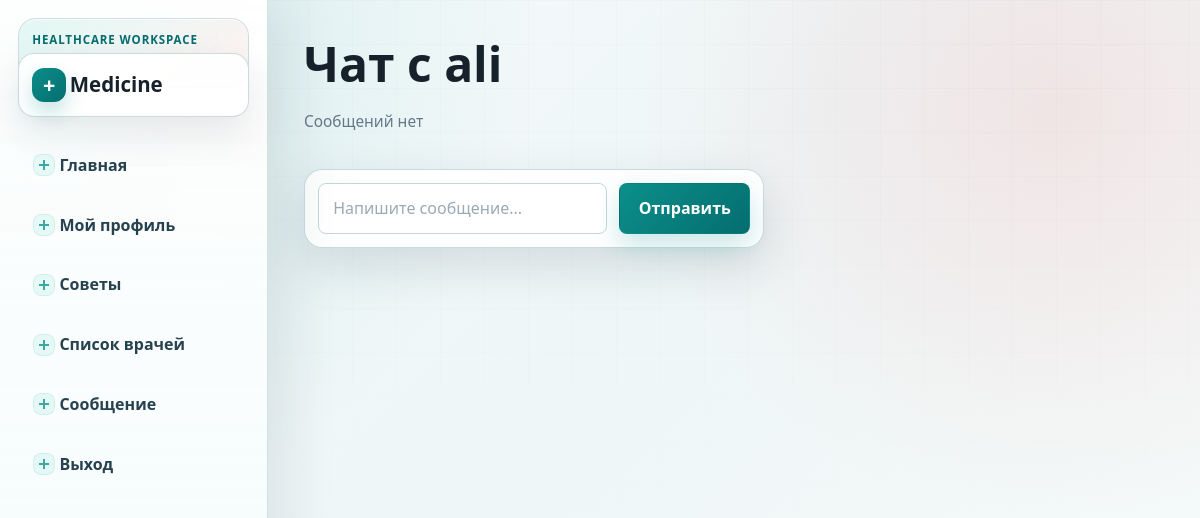
Before: /chat/send_message/3 (signed in) with the older database file.
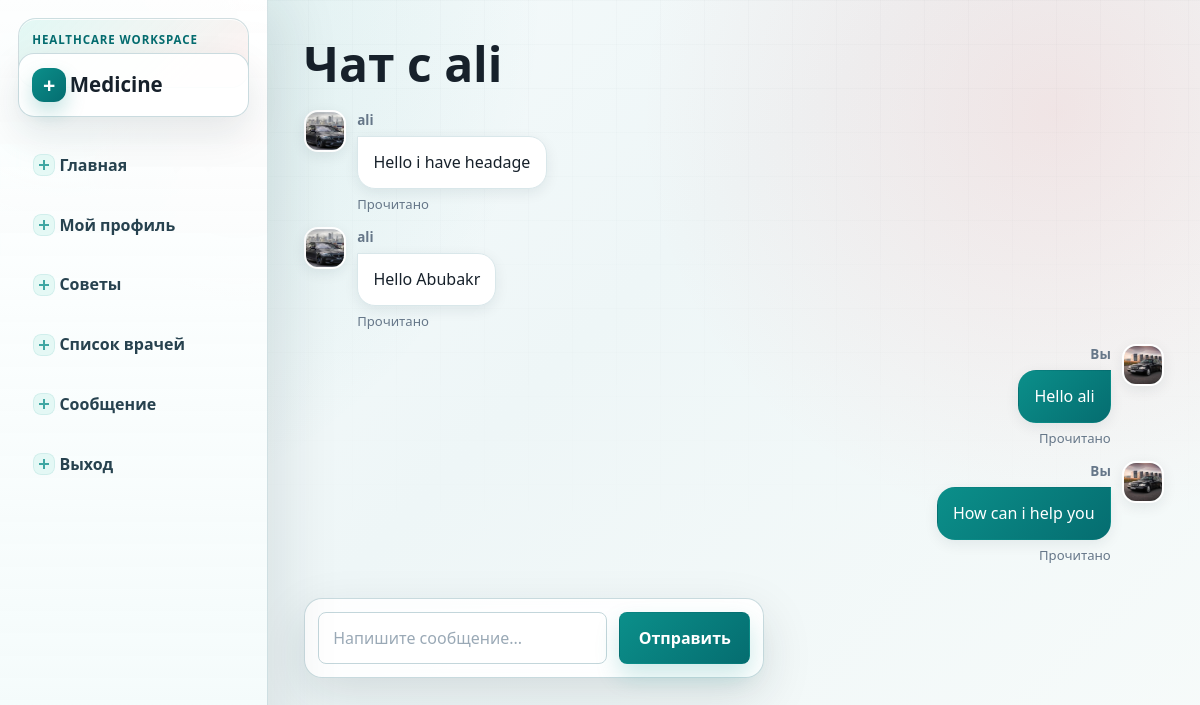
After: the same page with the newer database file.
### chat/models.py (models this page shows, shortened)
class Direct(models.Model):
    sender=models.ForeignKey(User,on_delete=models.CASCADE,related_name='send_messages')
    receiner=models.ForeignKey(User,on_delete=models.CASCADE,related_name='received_messages')
    text=models.TextField()
    created_at=models.DateTimeField(auto_now_add=True)
    is_readed=models.BooleanField(default=False)

### accounts/models.py (models this page shows, shortened)
class Profile(models.Model):
    ROLE_CHOICES = (
        ('patient', 'Patient'),
        ('doctor', 'Doctor'),
        ('admin', 'Admin'),
    )
    user=models.OneToOneField(settings.AUTH_USER_MODEL,on_delete=models.CASCADE,related_name='profile')
    age=models.PositiveIntegerField(null=True,blank=True)
    role = models.CharField(max_length=20, choices=ROLE_CHOICES, default='patient')
    phone=models.CharField(max_length=14,blank=True)
    photo=models.ImageField(upload_to='users/',blank=True,null=True)

class User(AbstractUser):
    ROLE_CHOICES = (
        ('patient', 'Patient'),
        ('doctor', 'Doctor'),
        ('admin', 'Admin'),
    )
    role = models.CharField(
        max_length=20,
        choices=ROLE_CHOICES
    )
    phone = models.CharField(
        max_length=20,
        unique=True
    )
    age=models.PositiveIntegerField()

### chat/views.py (the view, shortened to what this page needs)
@login_required(login_url='login')
def send_message(request,pk):
    ptn=get_object_or_404(User,pk=pk)
    message=Direct.objects.filter(
        Q(sender=request.user, receiner=ptn) |
        Q(sender=ptn, receiner=request.user)
    ).order_by("created_at")
    message.filter(receiner=request.user, is_readed=False).update(is_readed=True)
    return render(request,'chat/send_message.html',{"messages":message,"profile":ptn})

### templates/chat/send_message.html (shortened to what this page needs)
{% extends "accounts/base.html" %}
{% block main %}
<h1>Чат с {{ profile.username }}</h1>
<ul class="chat-list dm-messages">
    {% for i in messages %}
        <li class="chat-message {% if i.sender == request.user %}msg-own{% else %}msg-other{% endif %}">
            <div class="msg-avatar">
                {% if i.sender.profile.photo %}
                    <img src="{{ i.sender.profile.photo.url }}" alt="">
                {% else %}
                    <img src="/media/user.png" alt="">
                {% endif %}
            </div>
            <div class="msg-body">
                <div class="msg-meta">
                    <b>
                        {% if i.sender == request.user %}
                            Вы
                        {% else %}
                            {{ i.sender.username }}
                        {% endif %}
                    </b>
                </div>
                <div class="msg-bubble">
                    <p>{{ i.text }}</p>
                </div>
                <div class="msg-read">
                    {% if i.is_readed %}
                        Прочитано
                    {% else %}
                        Не прочитано
                    {% endif %}
                </div>
            </div>
        </li>
    {% empty %}
        <p class="muted">Сообщений нет</p>
    {% endfor %}
</ul>
<form class="chat-form chat-form-inline" action="" method="post">
    <input class="chat-input" type="text" placeholder="Напишите сообщение..." name="text">
    <button class="chat-send" type="submit">Отправить</button>
</form>
{% endblock %}

Changed rows visible on the page:
now on this page (row edited): Direct: sender.profile.photo (picture), sender.username "ali", text "Hello i have headage", is_readed "Прочитано"
now on this page (row edited): Direct: sender.profile.photo (picture), sender.username "ali", text "Hello Abubakr", is_readed "Прочитано"
added Direct: sender.profile.photo (picture), shows "Вы", text "Hello ali", is_readed "Прочитано"
added Direct: sender.profile.photo (picture), shows "Вы", text "How can i help you", is_readed "Прочитано"
Other visible differences:
text no longer shown: "Сообщений нет"
